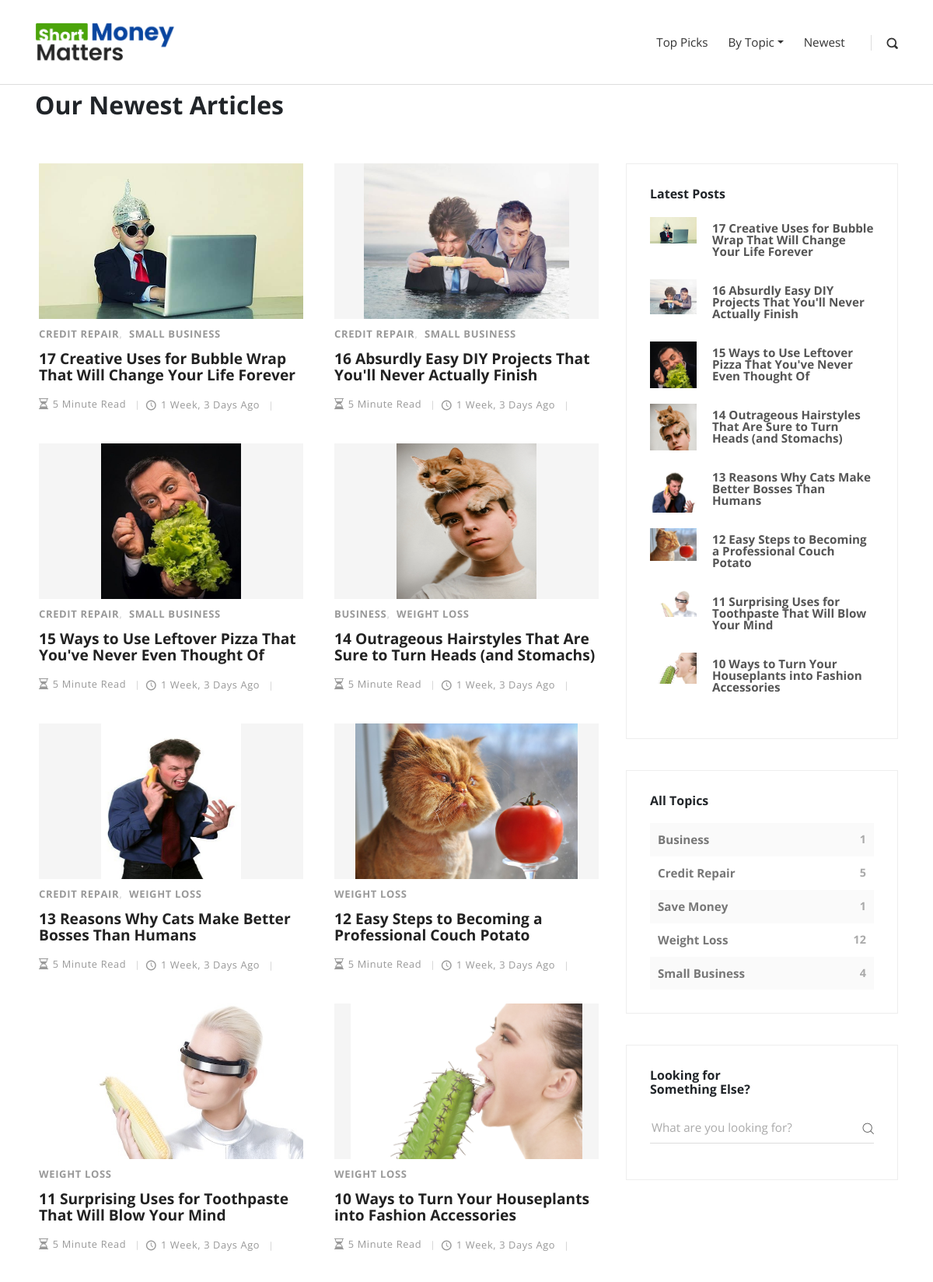
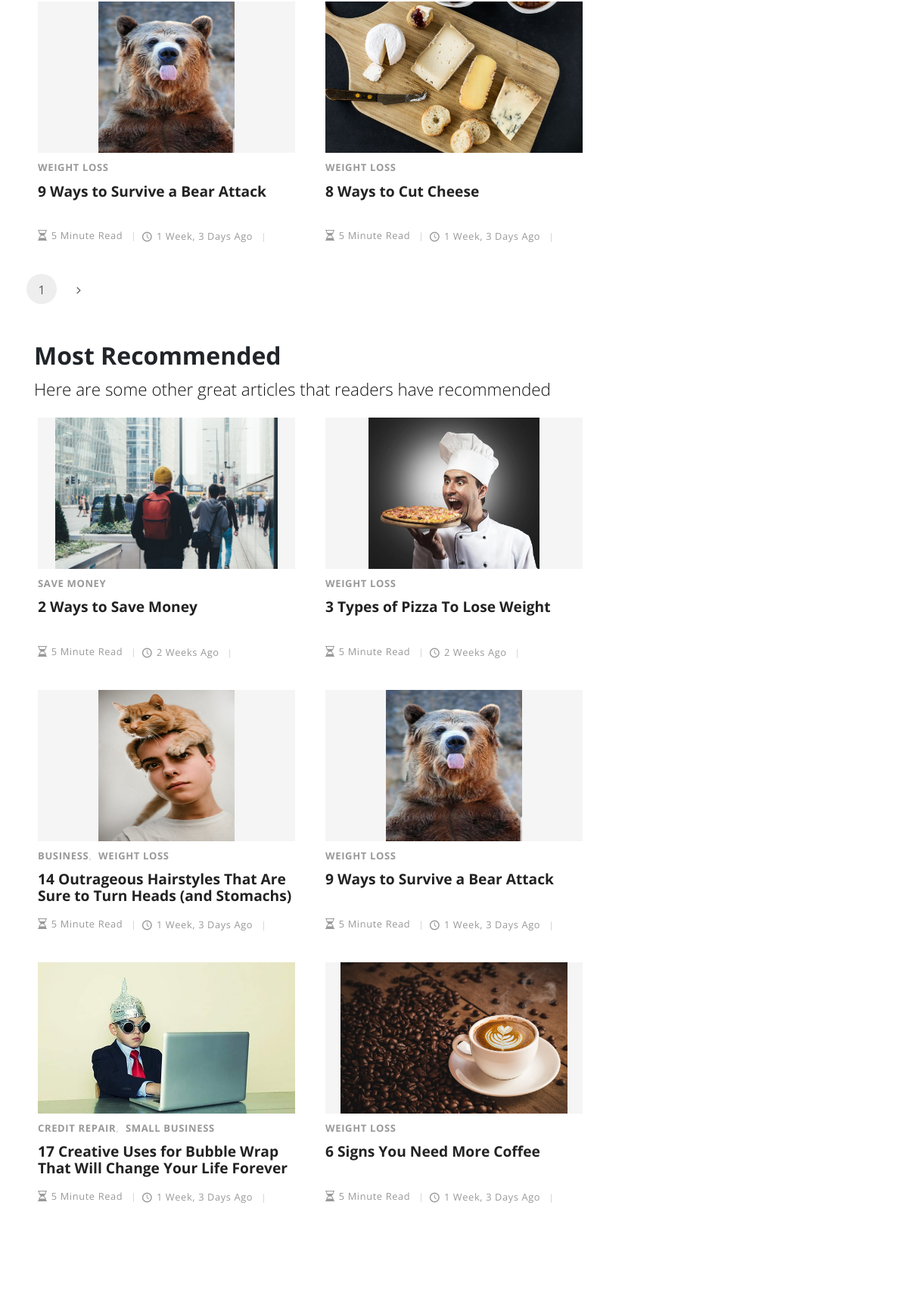
The page / (upper part) on the database its author committed (2 pictures, top to bottom).
### posts/models.py (models this page shows, shortened)
class Post(models.Model):
    title = models.CharField(max_length=100)
    slug = models.SlugField(max_length=100, default="undefined")
    overview = models.TextField(default='')
    content = models.TextField(default="<h1>No Content Available</h1>")
    timestamp = models.DateTimeField(auto_now_add=True)
    read_length = models.IntegerField(default=5)
    comment_count = models.IntegerField(default=0)
    view_count = models.IntegerField(default=0)
    author = models.ForeignKey(Author, on_delete=models.CASCADE, blank=True, null=True)
    thumbnail = models.ImageField(default='static_in_env/img/blog-post-1.jpeg')
    categories = models.ManyToManyField(Category, related_name='categories')
    primary_category = models.ForeignKey(Category, on_delete=models.SET_NULL, blank=True, null=True, related_name='primary_category')
    featured = models.BooleanField(default=False)
    top_pick = models.BooleanField(default=False)
    recommended = models.BooleanField(default=False)
    previous_post = models.ForeignKey('self', related_name='previous', on_delete=models.SET_NULL, blank=True, null=True)
    next_post = models.ForeignKey('self', related_name='next', on_delete=models.SET_NULL, blank=True,
                                      null=True)

class Category(models.Model):
    title = models.CharField(max_length=20)
    slug = models.SlugField()
    def __str__(self):
        return self.title
    class Meta:
        verbose_name_plural = "Categories"

### posts/views.py (the view)
# urls.py: path('', newest),
def newest(request):
    view_title = 'Our Newest Articles'
    post_list = Post.objects.order_by('-timestamp')[:50]
    paginated_queryset = get_paginated_queryset(post_list, request)
    context = {
        'post_list': post_list,
        'queryset': paginated_queryset,
        'view_title': view_title,
    }
    context.update(boiler_plate_data())
    return render(request, 'posts_grid_view.html', context)

### posts/views.py (called while the page is built)
def get_category_count():
    queryset = Post.objects.values('categories__title').annotate(Count('categories__title'))
    return queryset

def get_category_data():
    category_data = {}
    all_categories = Category.objects.all()
    for each in all_categories:
        cat_title = str(each.title)
        num_cat = len(Post.objects.filter(categories=each))
        inner_dict = {'category_id': each.id, 'category_slug': each.slug, 'category_count': num_cat}
        category_data[cat_title] = inner_dict
    return category_data

def get_paginated_queryset(post_list, request):
    paginator = Paginator(post_list, 10)
    page = request.GET.get('page')
    try:
        paginated_queryset = paginator.page(page)
    except PageNotAnInteger:
        paginated_queryset = paginator.page(1)
    except EmptyPage:
        paginated_queryset = paginator.page(paginator.num_pages)
    return paginated_queryset

### templates/posts_grid_view.html
{% extends 'base.html' %}
{% load static %}
{% block content %}
    <div class="container">
      <header style="padding-top: 8px ; ">
          <h2>{{ view_title }}</h2>
      </header>
        <div class="row">
        <main class="posts-listing col-lg-8">
          <div class="container">
            <div class="row">
              {% for post in queryset %}
                  {% include 'main_post_card.html' %}
              {% endfor %}
            </div>
            <div class="row">
                {% include 'main_pagination.html' %}
            </div>
            <div class="row">
                {% include 'main_recommended.html' %}
            </div>
          </div>
        </main>
        {% include 'sidebar.html' with most_recent=most_recent category_count=category_count %}
      </div>
    </div>
{% endblock content %}

### templates/main_post_card.html
<div class="post col-xl-6" style="margin-bottom: 40px; padding: 0px 0px 0px 20px">
    <div class="small-post-thumbnail" >
        <a href="{% url 'post-detail' post.slug %}" class="custom_thumbnail_link">
            <img src="{{ post.thumbnail.url }}" alt="..." class="img-fluid" >
        </a>
    </div>
    <div class="post-details" style="min-height: 110px">
      <div class="post-meta d-flex justify-content-between">
        <div class="category">
            {% for cat in post.categories.all|slice:":2" %}
                <a href="{% url 'post-list-by-topic' cat.slug %}">{{ cat }}</a>
            {% endfor %}
        </div>
      </div>
      <a href="{% url 'post-detail' post.slug %}">
        <h5 class="custom-post-title" style="padding-right: 10px; margin-bottom: 0px; font-size: 1.2rem; line-height: 1.35rem">{{ post.title }}</h5>
      </a>
      <footer class="post-footer d-flex align-items-center" style="bottom: 0; position: absolute; padding-top: 0px;  " >
        <div class="date">
            <i class="fa fa-hourglass-half"></i>{{ post.read_length }} Minute Read
        </div>
        <div class="date">
            <i class="icon-clock"></i>{{ post.timestamp|timesince }} ago
        </div>
      </footer>
    </div>
</div>

### templates/side_latest.html (shortened to what this page needs)
    <div class="widget latest-posts">
    <header>
        <h3 class="h6">Latest Posts</h3>
    </header>
    <div class="blog-posts">
        {% for post in most_recent %}
        <a href="{% url 'post-detail' post.slug %}">
            <div class="item d-flex align-items-center">
            <div class="image"><img src="{{ post.thumbnail.url }}" alt="..." class="img-fluid"></div>
            <div class="title"><strong>{{ post.title }}</strong>
            </div>
            </div>
        </a>
        {% endfor %}
    </div>
    </div>

### templates/side_categories.html
<div class="widget categories">
    <header>
        <h3 class="h6">All Topics</h3>
    </header>
    {% for category_name, category_data in category_data.items %}
        <div class="item d-flex justify-content-between">
            <a href="{% url 'post-list-by-topic' category_data.category_slug %}">{{ category_name }}</a>
            <span>{{ category_data.category_count }}</span>
        </div>
    {% endfor %}
</div>

### static_in_env/css/style.default.css (style rules this page uses)
body { overflow-x: hidden; }
strong { font-weight: 700; }
a, i, span { display: inline-block; text-decoration: none; -webkit-transition: all 0.3s; transition: all 0.3s; }
main, aside { padding: 50px 0 100px; }
.widget { margin-bottom: 40px; padding: 30px; border: 1px solid #eee; }
.widget header { margin-bottom: 20px; }
.category a { color: #999; letter-spacing: 0.08em; font-weight: 700; text-transform: uppercase; text-decoration: none; font-size: 13px; }
.category a::after { content: ','; color: #ddd; display: inline-block; margin-right: 5px; }
.category a:last-of-type::after { display: none; }
i[class*="icon-"] { -webkit-transform: translateY(3px); transform: translateY(3px); }
h1, h2, h3, h4, h5, h6 { margin-bottom: 15px; }
.post-meta { margin: 10px 0; font-size: 0.8em; }
.post a { text-decoration: none; }
.post .category a { color: #999; letter-spacing: 0.05em; font-weight: 700; text-transform: uppercase; text-decoration: none; }
.post .date { letter-spacing: 0.05em; font-weight: 400; text-transform: uppercase; color: #aaa; }
.post .title, .post .date, .post .comments, .post .views { font-weight: 400; color: #999; text-transform: capitalize; }
.post .title i, .post .date i, .post .comments i, .post .views i { margin-right: 5px; font-size: 1.1em; }
.post .title::after, .post .date::after, .post .comments::after, .post .views::after { content: '|'; display: inline-block; margin: 0 7px; font-size: 0.9em; color: #ccc; }
main.posts-listing { padding-top: 50px; padding-left: 0; padding-right: 0; }
main.posts-listing .post { margin-bottom: 50px; }
main.posts-listing .post-footer { font-size: 0.8em; }
.widget.latest-posts a { display: block; color: #555; text-decoration: none; }
.widget.latest-posts .image { min-width: 60px; max-width: 60px; height: 60px; overflow: hidden; margin-right: 20px; }
.widget.latest-posts .item { margin-bottom: 20px; }
.widget.latest-posts strong { font-size: 0.95em; display: block; line-height: 1em; }
.widget.categories .item { background: #fafafa; padding: 10px; color: #777; font-weight: 700; }
.widget.categories .item:nth-of-type(2n+2) { background: none; }
.widget.categories .item a { color: inherit; font-size: 0.95em; }
.widget.categories .item span { font-size: 0.9em; color: #aaa; }
body { font-family: "Open Sans", sans-serif; font-size: 1rem; font-weight: normal; line-height: 1.5; color: #212529; background-color: #fff; }
a { color: #999; text-decoration: none; }
h1, h2, h3, h4, h5, h6, .h1, .h2, .h3, .h4, .h5, .h6 { margin-bottom: 0.5rem; font-family: inherit; font-weight: 700; line-height: 1.1; color: inherit; }
h2, .h2 { font-size: 2rem; }
h3, .h3 { font-size: 1.75rem; }
h5, .h5 { font-size: 1.25rem; }
h6, .h6 { font-size: 1rem; }

### static_in_env/css/custom.css (style rules this page uses)
.small-post-thumbnail img { max-width: 340px; width: auto; min-width: 180px ; padding: 0px 0px ; height: 200px; }
.small-post-thumbnail { display: flex; text-align: center; align-items: center; width: 340px; height: 200px; padding: 0px 0px; justify-content: center; background-color: rgb(245, 245, 245) }
.custom-post-title { color: #222222; font-size: 1.25rem; line-height: 0.75rem ; }

### rows shown on the page
Post: thumbnail (picture), title "17 Creative Uses for Bubble Wrap That Will Change Your Life Forever", read_length "5", timestamp "1 Week, 3 Days"
Category: title "CREDIT REPAIR", category_data "Credit Repair"
Category: title "SMALL BUSINESS", category_data "Small Business"
Post: thumbnail (picture), title "16 Absurdly Easy DIY Projects That You'll Never Actually Finish", read_length "5", timestamp "1 Week, 3 Days"
Post: thumbnail (picture), title "15 Ways to Use Leftover Pizza That You've Never Even Thought Of", read_length "5", timestamp "1 Week, 3 Days"
Post: thumbnail (picture), title "14 Outrageous Hairstyles That Are Sure to Turn Heads (and Stomachs)", read_length "5", timestamp "1 Week, 3 Days"
Category: title "BUSINESS", category_data "Business"
Category: title "WEIGHT LOSS", category_data "Weight Loss"
Post: thumbnail (picture), title "13 Reasons Why Cats Make Better Bosses Than Humans", read_length "5", timestamp "1 Week, 3 Days"
Post: thumbnail (picture), title "12 Easy Steps to Becoming a Professional Couch Potato", read_length "5", timestamp "1 Week, 3 Days"
Post: thumbnail (picture), title "11 Surprising Uses for Toothpaste That Will Blow Your Mind", read_length "5", timestamp "1 Week, 3 Days"
Post: thumbnail (picture), title "10 Ways to Turn Your Houseplants into Fashion Accessories", read_length "5", timestamp "1 Week, 3 Days"
Post: thumbnail (picture), title "9 Ways to Survive a Bear Attack", read_length "5", timestamp "1 Week, 3 Days"
Post: thumbnail (picture), title "8 Ways to Cut Cheese", read_length "5", timestamp "1 Week, 3 Days"
Post: thumbnail (picture), title "2 Ways to Save Money", read_length "5", timestamp "2 Weeks"
Category: title "SAVE MONEY", category_data "Save Money"
Post: thumbnail (picture), title "3 Types of Pizza To Lose Weight", read_length "5", timestamp "2 Weeks"
Post: thumbnail (picture), title "6 Signs You Need More Coffee", read_length "5", timestamp "1 Week, 3 Days"

### other values the page prints
{{ view_title }} "Our Newest Articles"
{{ queryset.number }} "1"
{{ category_data.category_count }} "1" "5" "1" "12" "4"
